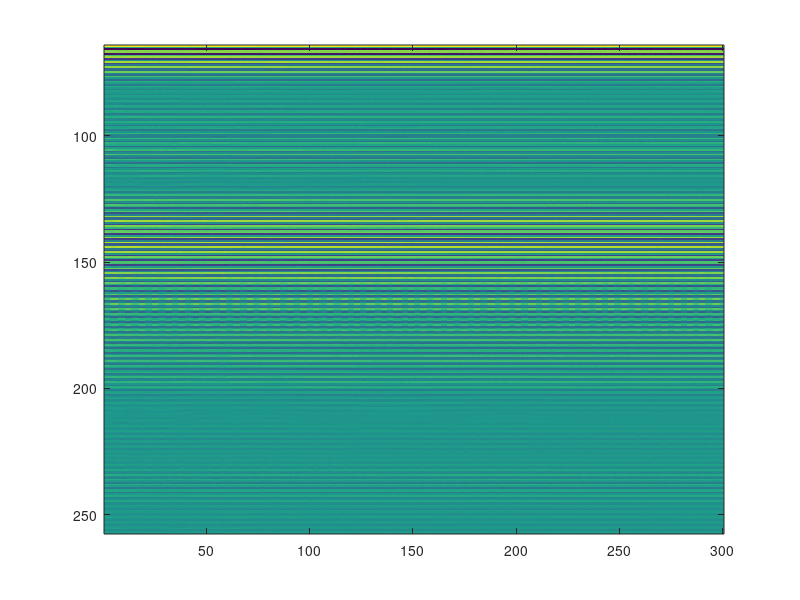
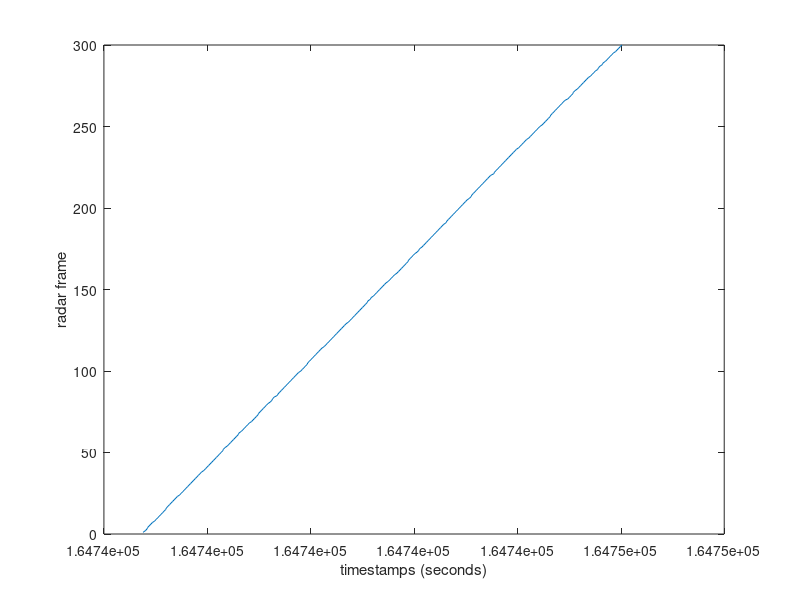

MATLAB code for these plots, in order: (Note: this script raises an error after producing the figures.)
close all;
clear;
clc;

A = load('98cm_tag_100ms_3_ddc_0.mat');



T = 65.84; %ns
[bins, samples] = size(A.radar_frames);
tau = T/bins;
from = 100;
to = 400;

tof = [from*tau:tau:to*tau];

bscan_data = A.radar_frames(from:to,:); % ddc en
imagesc((1:samples), tof*15, abs(bscan_data))
figure;
plot(A.timestamps, (1:300))
xlabel('timestamps (seconds)')
ylabel('radar frame')
p = 30; % fps
    
obj = pipeline(bscan_data, tof, 0.1, p, A.timestamps, '98cm tag 100ms')

% A = load('1m_tag_100ms_3_ddc_1.mat');
% 
% 
% radar_frames = A.radar_frames(10:100,:); % ddc en
% imagesc(abs(radar_frames))
% figure;
% plot(A.timestamps, (1:300))
% xlabel('timestamps (HHMMSS)')
% ylabel('radar frame')
% 
% obj = pipeline(radar_frames, 0.1, 10, A.timestamps, '1m tag 100ms')
figure
tag = normalize(bscan_data(obj.selR,:));
sum(tag(:) >= 0.5)
plot(tag)

figure
plot(normalize(bscan_data(11,:)))
title("bin 11 SelR 0.0137")

figure
plot(normalize(bscan_data(68,:)))
title("bin 68 SelR 0.0132")

figure
plot(normalize(bscan_data(132,:)))
title("bin 132 SelR 0.0137")


figure
plot(normalize(bscan_data(185,:)))
title("bin 185 SelR 0.0131")

figure
plot(normalize(bscan_data(obj.selR,:)))
title("bin tag detected")

distance_detected = (from + obj.selR)*tau*15